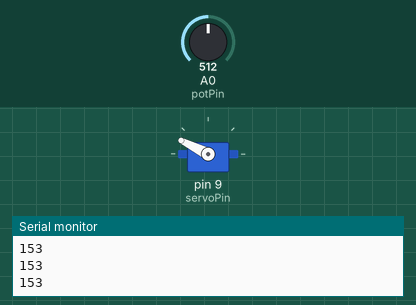
Bench run of a sketch on a simulated Arduino Uno, built with avr-gcc and run on an emulated ATmega328P. On the bench: servo, the last lines printed to the serial monitor. The test bench sets the inputs (shaded band); at power-on: A0 (potPin) = 512.

Above: at 1.2 s.
1.3 s: A0 (potPin) set to 716
At 2.3 s:
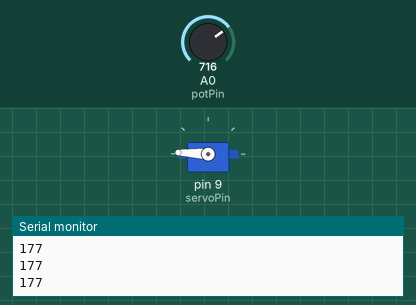
2.8 s: A0 (potPin) set to 727
At 3.7 s:
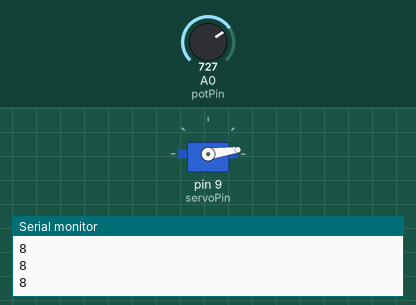
4.3 s: A0 (potPin) set to 1023
At 4.9 s:
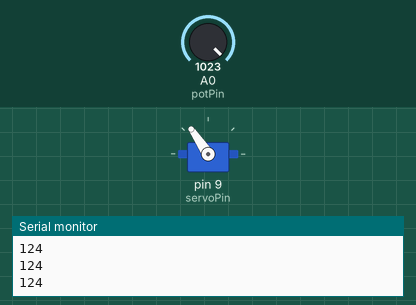
Timing chart, 0 to 7.3 s (numbered marks = the images above; inputs shaded):
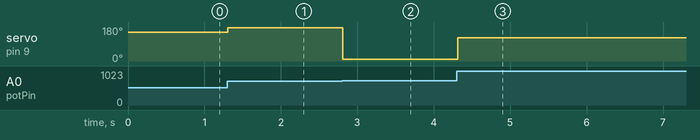

Measured:
- the behaviour switches between 718 and 719 on A0 (potPin) (found by bisection; images 1 and 2)
- after the input at 1.3 s, servo on pin 9 (servoPin): 153° → 177° at once
- after the input at 2.8 s, servo on pin 9 (servoPin): 177° → 8° at once
- after the input at 4.3 s, servo on pin 9 (servoPin): 8° → 124° at once

The sketch:

servo.ino
```cpp
/*
Adafruit Arduino - Lesson 14. Knob
*/

#include <Servo.h>

Servo servo;  // declare the servo object
int potPin = 0;  // pin used to connect potentiometer
int servoPin = 9;  // variable to read value from analog pin

void setup()
{
  Serial.begin(9600);
  servo.attach(servoPin);
}

void loop()
{
  int reading = analogRead(potPin);     // 0 to 1023
  int angle = reading;              // 0 to 180-ish
  ++angle %= 180;
  servo.write(angle);
  Serial.println(angle);  // debugging
  delay(100);  // slow it down a bit
}
```
